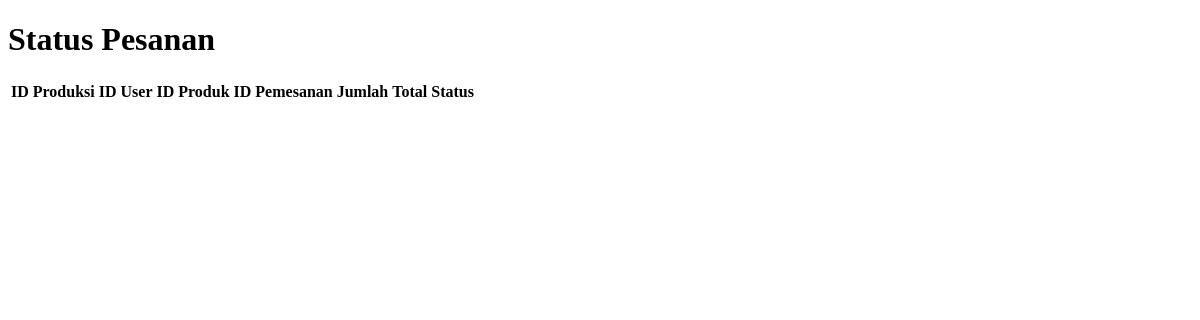
/staff/status.php, run on an earlier commit of the app's database.
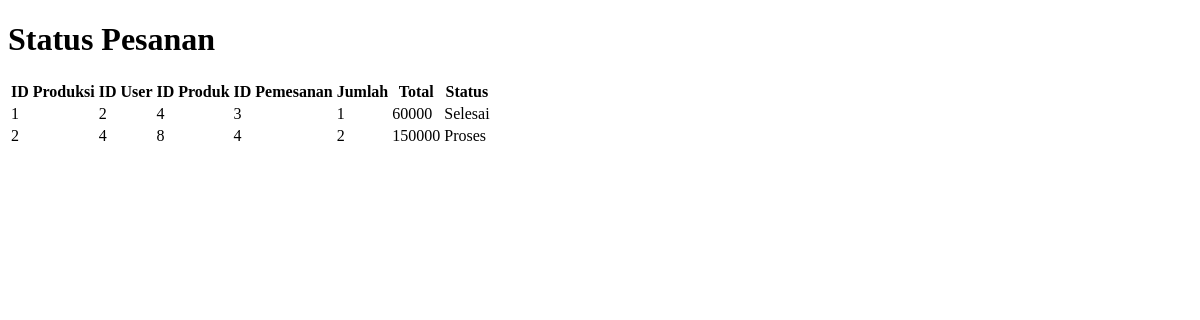
And on a later commit of the database.
### tables this page shows
CREATE TABLE `produksi` (
  `id_produksi` int(2) NOT NULL,
  `id_user` int(4) NOT NULL,
  `id_produk` int(2) NOT NULL,
  `id_pemesanan` int(11) NOT NULL,
  `jumlah` int(11) NOT NULL,
  `total` int(11) NOT NULL,
  `status` int(1) NOT NULL
);

### staff/status.php (the view, shortened to what this page needs)
<?php
include 'koneksi.php';
$query = "SELECT * FROM produksi";
$result = mysqli_query($conn, $query);
?>
<!DOCTYPE html>
<html>
<head>
</head>
<body>
    <h1>Status Pesanan</h1>
    <table>
        <thead>
            <tr>
                <th>ID Produksi</th>
                <th>ID User</th>
                <th>ID Produk</th>
                <th>ID Pemesanan</th>
                <th>Jumlah</th>
                <th>Total</th>
                <th>Status</th>
            </tr>
        </thead>
        <tbody>
            <?php while ($row = mysqli_fetch_array($result)) { ?>
                <tr>
                    <td><?php echo $row['id_produksi']; ?></td>
                    <td><?php echo $row['id_user']; ?></td>
                    <td><?php echo $row['id_produk']; ?></td>
                    <td><?php echo $row['id_pemesanan']; ?></td>
                    <td><?php echo $row['jumlah']; ?></td>
                    <td><?php echo $row['total']; ?></td>
                    <td>
                        <?php
                        if ($row['status'] == 0) {
                            echo "Selesai";
                        } else if ($row['status'] == 1) {
                            echo "Proses";
                        }
                        ?>
                    </td>
                </tr>
            <?php } ?>
        </tbody>
    </table>
</body>
</html>

What changed in the data, as far as the page shows it:
added produksi: id_produksi "1", id_user "2", id_produk "4", id_pemesanan "3", jumlah "1", total "60000", status "Selesai"
added produksi: id_produksi "2", id_user "4", id_produk "8", id_pemesanan "4", jumlah "2", total "150000", status "Proses"
